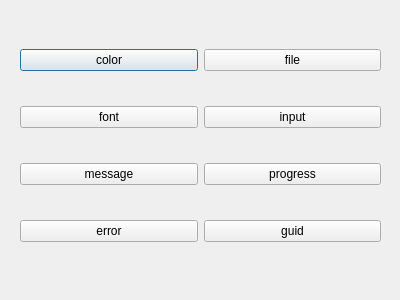
<?xml version="1.0" encoding="UTF-8"?>
<ui version="4.0">
 <class>MyStdDialog</class>
 <widget class="QDialog" name="MyStdDialog">
  <property name="geometry">
   <rect>
    <x>0</x>
    <y>0</y>
    <width>400</width>
    <height>300</height>
   </rect>
  </property>
  <property name="windowTitle">
   <string>Dialog</string>
  </property>
  <widget class="QWidget" name="">
   <property name="geometry">
    <rect>
     <x>20</x>
     <y>20</y>
     <width>361</width>
     <height>251</height>
    </rect>
   </property>
   <layout class="QGridLayout" name="gridLayout">
    <item row="0" column="0">
     <widget class="QPushButton" name="colorButton">
      <property name="text">
       <string>color</string>
      </property>
     </widget>
    </item>
    <item row="0" column="1">
     <widget class="QPushButton" name="fileButton">
      <property name="text">
       <string>file</string>
      </property>
     </widget>
    </item>
    <item row="1" column="0">
     <widget class="QPushButton" name="fontButton">
      <property name="text">
       <string>font</string>
      </property>
     </widget>
    </item>
    <item row="1" column="1">
     <widget class="QPushButton" name="inputButton">
      <property name="text">
       <string>input</string>
      </property>
     </widget>
    </item>
    <item row="2" column="0">
     <widget class="QPushButton" name="messageButton">
      <property name="text">
       <string>message</string>
      </property>
     </widget>
    </item>
    <item row="2" column="1">
     <widget class="QPushButton" name="progressButton">
      <property name="text">
       <string>progress</string>
      </property>
     </widget>
    </item>
    <item row="3" column="0">
     <widget class="QPushButton" name="errorButton">
      <property name="text">
       <string>error</string>
      </property>
     </widget>
    </item>
    <item row="3" column="1">
     <widget class="QPushButton" name="guidButton">
      <property name="text">
       <string>guid</string>
      </property>
     </widget>
    </item>
   </layout>
  </widget>
 </widget>
 <resources/>
 <connections/>
</ui>
